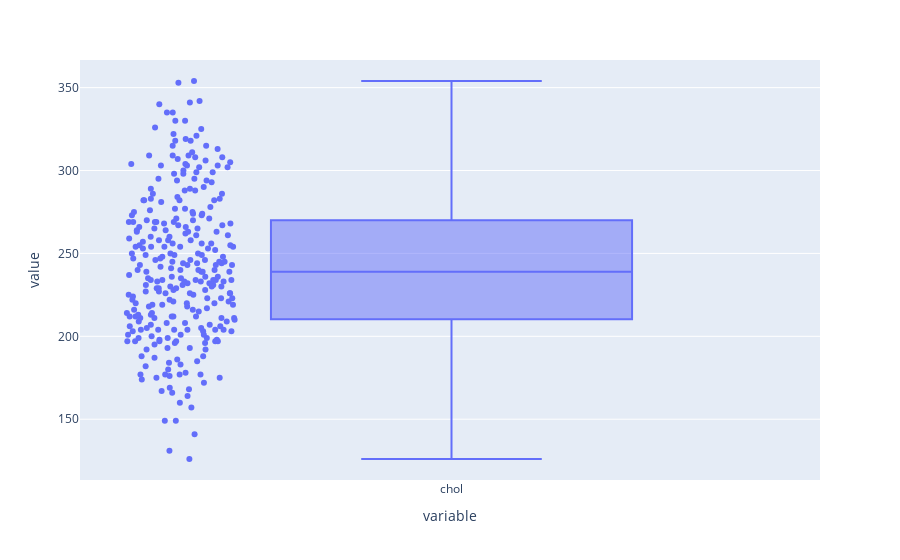

The notebook cell this image was saved under:
### Code cell
plt.figure(figsize = (16, 6))
px.box(dataHeart_quantile['chol'], points="all")

### Figure 1 — Plotly figure (JSON) as saved in the notebook; plotly's stock layout.template omitted (floating-point values rounded to 4 significant figures; data arrays with more than 128 entries replaced by an {"elided": "..."} marker saying what was removed)
{"data": [{"alignmentgroup": "True", "boxpoints": "all", "hovertemplate": "variable=%{x}<br>value=%{y}<extra></extra>", "legendgroup": "", "marker": {"color": "#636efa"}, "name": "", "notched": false, "offsetgroup": "", "orientation": "v", "showlegend": false, "type": "box", "x": {"elided": "291 str values"}, "x0": " ", "xaxis": "x", "y": {"elided": "291 int values"}, "y0": " ", "yaxis": "y"}], "layout": {"boxmode": "group", "legend": {"tracegroupgap": 0}, "margin": {"t": 60}, "xaxis": {"anchor": "y", "domain": [0, 1], "title": {"text": "variable"}}, "yaxis": {"anchor": "x", "domain": [0, 1], "title": {"text": "value"}}}}
